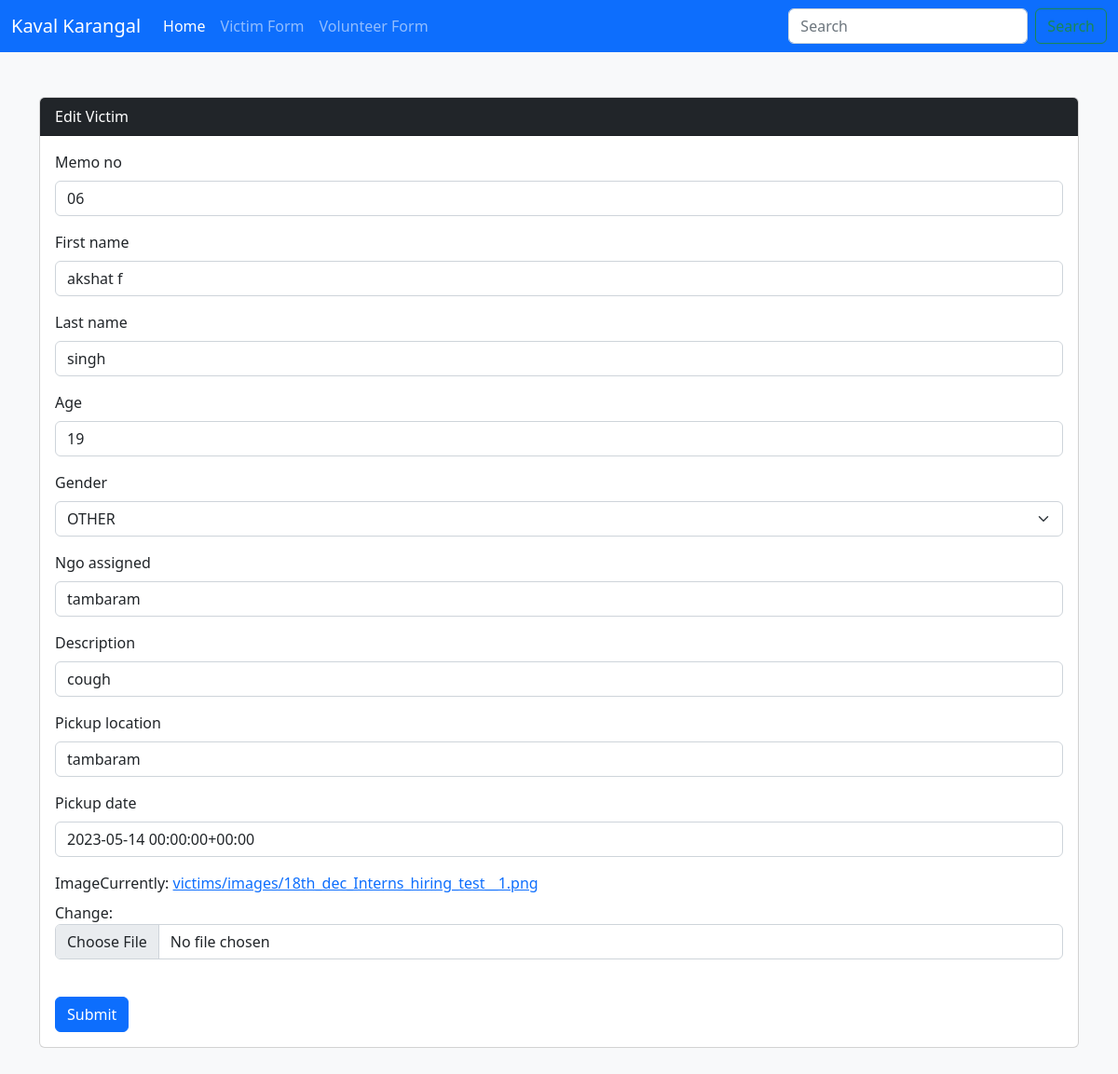
Page /victims/update/12/ on the earlier database version.
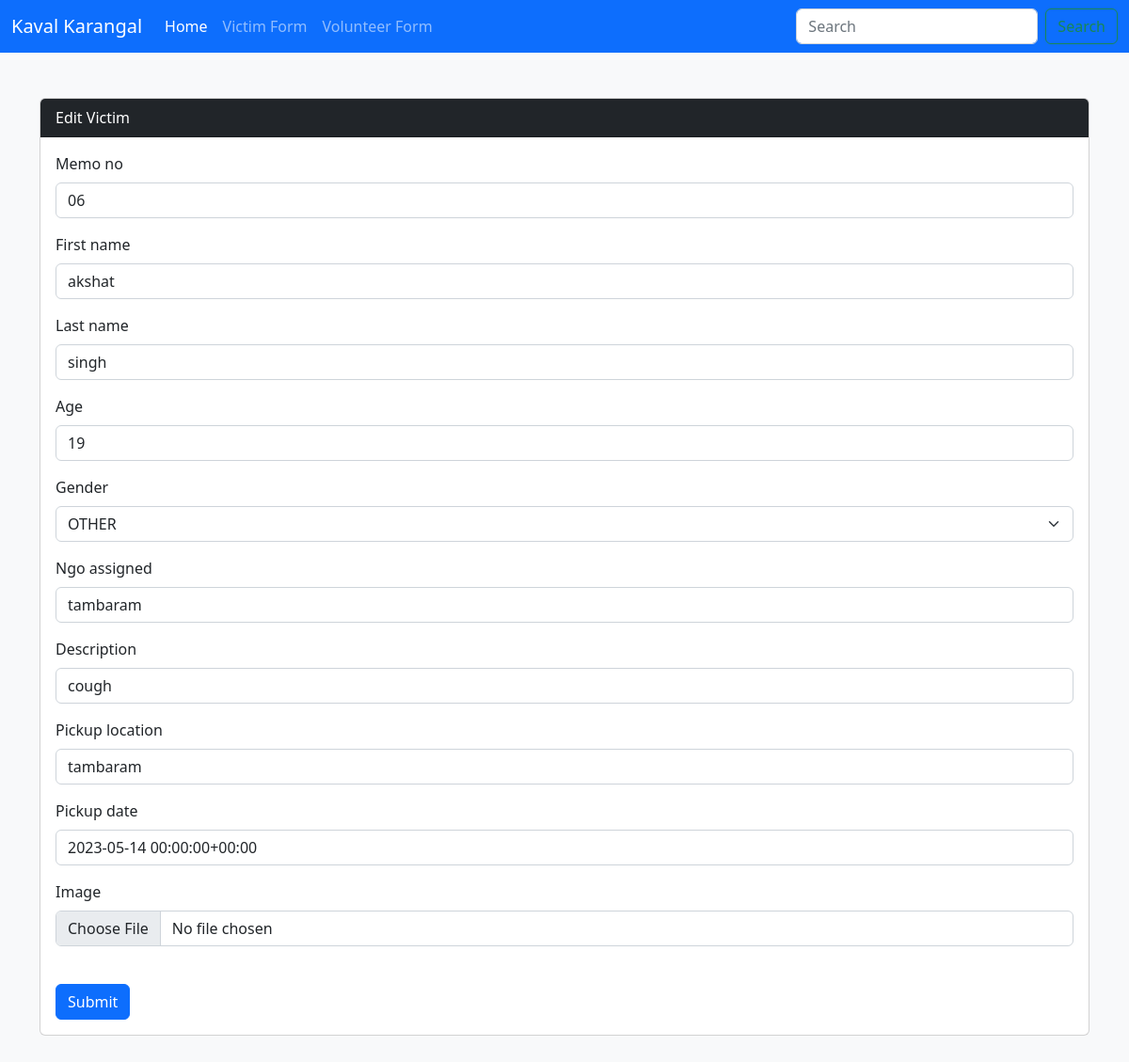
Same page on the later database version.
### victims/models.py (models this page shows, shortened)
class All_profiles(models.Model):
    GENDER_LISTS=(
        ('MALE','MALE'),
        ('FEMALE','FEMALE'),
        ('OTHER','OTHER')
    )
    memo_no = models.CharField(max_length=50,default="",blank =True)
    first_name = models.CharField(max_length=50,default="",blank=True)
    last_name = models.CharField(max_length=50, default="", blank=True)
    age = models.IntegerField()
    gender = models.CharField(max_length=20,choices=GENDER_LISTS)
    ngo_assigned = models.CharField(max_length=100,default="",blank=True)
    description = models.CharField(max_length=1000)
    pickup_location = models.CharField(max_length=1000, default="", blank=True)
    pickup_date = models.DateTimeField()
    Image = models.ImageField(upload_to="victims/images",default="")
    class Meta:
        verbose_name = "All Profile"

### victims/views.py (the view)
# urls.py: path("update/<int:pk>/",update_view,name="update_view"),
def update_view(request, pk):
    object = get_object_or_404(All_profiles,pk=pk)  # Use the passed pk argument instead of hardcoding it
    if request.method == "POST":
        form = AllProfileForm(request.POST, request.FILES, instance=object)
        if form.is_valid():
            form.save()
            return redirect(reverse("victims:index"))
    else:
        form = AllProfileForm(instance=object)
    return render(request,"victims/update.html", {"form": form, "object": object})

### victims/forms.py
class AllProfileForm(forms.ModelForm):
    pickup_date = forms.DateField(widget=DatePickerInput())
    class Meta:
        model = All_profiles
        fields = "__all__"

### victims/templates/victims/update.html (shortened to what this page needs)
{% extends "layout/base.html" %}
{% load django_bootstrap5 %}
{% block content %}
<div class="container my-5">
    <div class="card">
        <div class="card-header bg-dark text-white ">Edit Victim</div>
        <div class="card-body">
            <form novalidate method="post" enctype="multipart/form-data">
                {% bootstrap_form form %}
                <input class="btn btn-primary mt-4" type="submit" value="Submit">
            </form>
        </div>
        </div>
    </div>
{% endblock %}

Differences in the rows shown:
changed All_profiles "singh": first_name "akshat f" → "akshat"
Other differences:
text no longer shown: "Memo no First name Last name Age Gender Ngo assigned Description Pickup location Pickup date Image Currently: victims/images/18th_dec_Interns_hiring_test__1.png Change:"
text now shown: "Memo no First name Last name Age Gender Ngo assigned Description Pickup location Pickup date Image"
